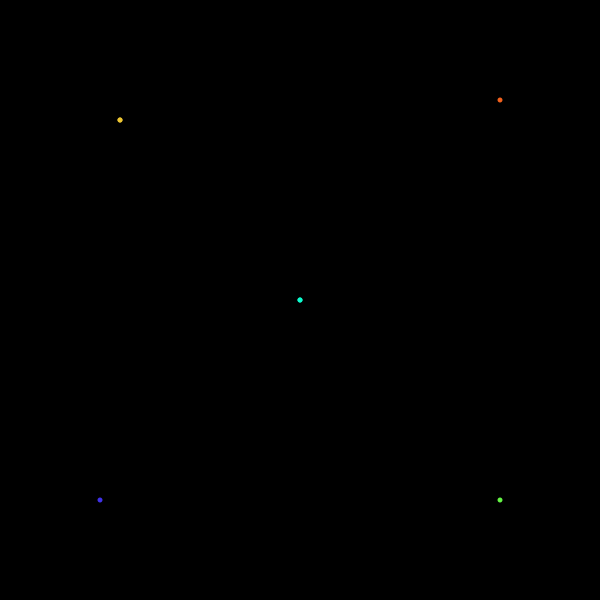
Frame 1 (no input)
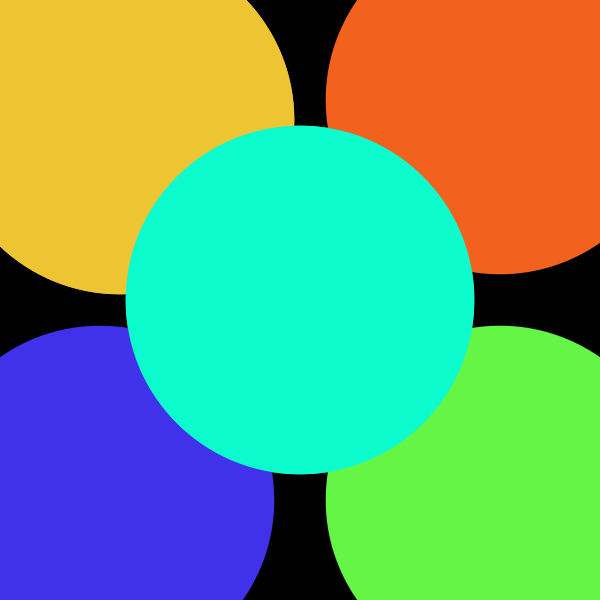
Frame 60 (the mouse pressed at the canvas centre just before this capture)
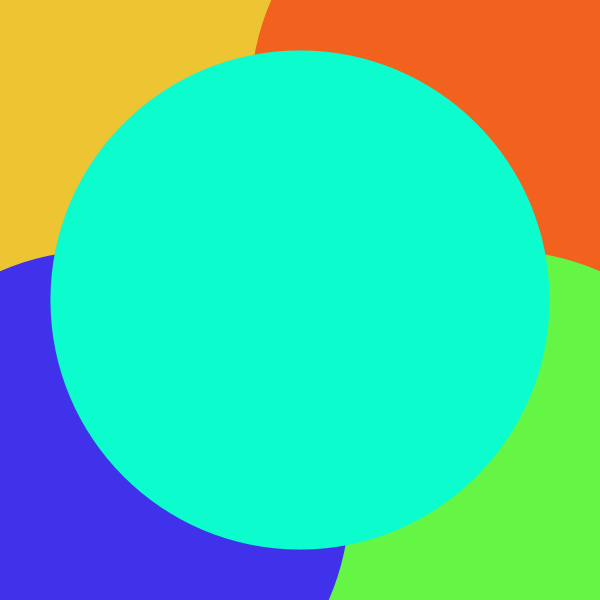
Frame 120 (the mouse held since frame 60 and released just before this capture)

The Processing sketch that drew these frames (run headless with seeded random() and noise(); from frame 60 on, the mouse is pressed at the canvas centre):

// Processing sketch: processing_135654
// ── processing_135654.pde

float aumenta = 0;
void setup() {
  size(600, 600);
  frameRate(1000);
}
void draw() {
  background(0);
  aumenta=aumenta+0.01;
  float seno = 500*sin(aumenta);
  noStroke();
  fill(13, 252, 206);
  ellipse(width/2, height/2, seno, seno);
  fill(237,197,50);
    ellipse(width/5, height/5, seno, seno);
    ellipse(width/5, height/5, seno, seno);
    fill(242,97,29);
    ellipse(500, 100, seno, seno);
    fill(100,245,69);
    ellipse(500, 500, seno, seno);
    fill(64,50,234);
    ellipse(100, 500, seno, seno);
    
    aumenta=aumenta+0.03;
  float sen = 500*sin(aumenta);
   noStroke();
  fill(13, 252, 206);
  ellipse(width/2, height/2, seno, seno);
    
 
 
  if (mouseX<=seno) {
    if (mouseY<=seno)
    {
    
  }
  }
}
